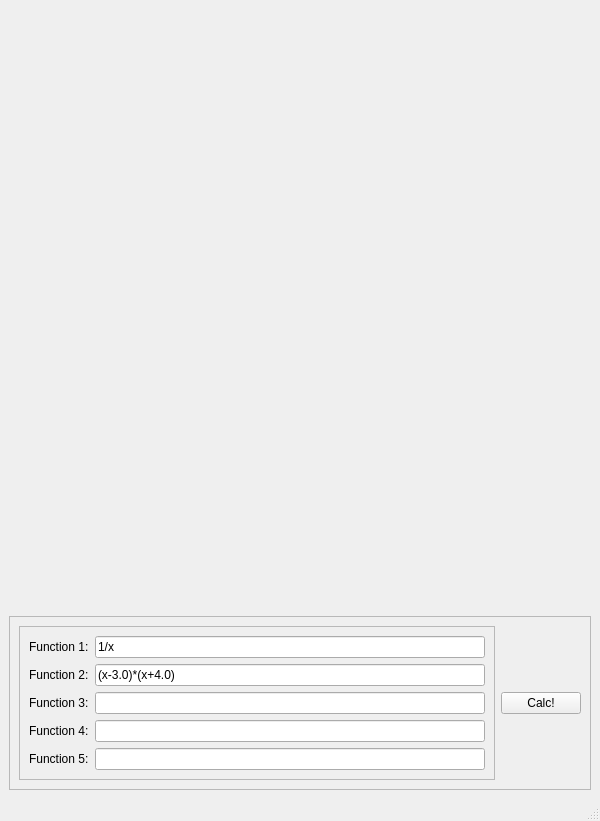
<?xml version="1.0" encoding="UTF-8"?>
<ui version="4.0">
 <class>MainWindow</class>
 <widget class="QMainWindow" name="MainWindow">
  <property name="geometry">
   <rect>
    <x>0</x>
    <y>0</y>
    <width>600</width>
    <height>821</height>
   </rect>
  </property>
  <property name="windowTitle">
   <string>QtPollyNom</string>
  </property>
  <widget class="QWidget" name="centralwidget">
   <layout class="QVBoxLayout" name="verticalLayout_2">
    <item>
     <widget class="QCustomPlot" name="plot" native="true">
      <layout class="QVBoxLayout" name="verticalLayout_3"/>
     </widget>
    </item>
    <item>
     <widget class="QFrame" name="inputFrame0">
      <property name="sizePolicy">
       <sizepolicy hsizetype="Preferred" vsizetype="Maximum">
        <horstretch>0</horstretch>
        <verstretch>0</verstretch>
       </sizepolicy>
      </property>
      <property name="frameShape">
       <enum>QFrame::StyledPanel</enum>
      </property>
      <property name="frameShadow">
       <enum>QFrame::Raised</enum>
      </property>
      <layout class="QHBoxLayout" name="horizontalLayout">
       <item>
        <widget class="QFrame" name="inputFrame1">
         <property name="frameShape">
          <enum>QFrame::StyledPanel</enum>
         </property>
         <property name="frameShadow">
          <enum>QFrame::Raised</enum>
         </property>
         <layout class="QVBoxLayout" name="verticalLayout">
          <item>
           <layout class="QHBoxLayout" name="funcLayout0">
            <item>
             <widget class="QLabel" name="funcLabel0">
              <property name="text">
               <string>Function 1:</string>
              </property>
             </widget>
            </item>
            <item>
             <widget class="QLineEdit" name="funcLineEdit0">
              <property name="text">
               <string>1/x</string>
              </property>
             </widget>
            </item>
           </layout>
          </item>
          <item>
           <layout class="QHBoxLayout" name="funcLayout1">
            <item>
             <widget class="QLabel" name="funcLabel1">
              <property name="text">
               <string>Function 2:</string>
              </property>
             </widget>
            </item>
            <item>
             <widget class="QLineEdit" name="funcLineEdit1">
              <property name="text">
               <string>(x-3.0)*(x+4.0)</string>
              </property>
             </widget>
            </item>
           </layout>
          </item>
          <item>
           <layout class="QHBoxLayout" name="funcLayout2">
            <item>
             <widget class="QLabel" name="funcLabel2">
              <property name="text">
               <string>Function 3:</string>
              </property>
             </widget>
            </item>
            <item>
             <widget class="QLineEdit" name="funcLineEdit2"/>
            </item>
           </layout>
          </item>
          <item>
           <layout class="QHBoxLayout" name="funcLayout3">
            <item>
             <widget class="QLabel" name="funcLabel3">
              <property name="text">
               <string>Function 4:</string>
              </property>
             </widget>
            </item>
            <item>
             <widget class="QLineEdit" name="funcLineEdit3"/>
            </item>
           </layout>
          </item>
          <item>
           <layout class="QHBoxLayout" name="funcLayout4">
            <item>
             <widget class="QLabel" name="funcLabel4">
              <property name="text">
               <string>Function 5:</string>
              </property>
             </widget>
            </item>
            <item>
             <widget class="QLineEdit" name="funcLineEdit4"/>
            </item>
           </layout>
          </item>
         </layout>
        </widget>
       </item>
       <item>
        <widget class="QPushButton" name="calcButton">
         <property name="text">
          <string>Calc!</string>
         </property>
        </widget>
       </item>
      </layout>
     </widget>
    </item>
   </layout>
  </widget>
  <widget class="QMenuBar" name="menubar">
   <property name="geometry">
    <rect>
     <x>0</x>
     <y>0</y>
     <width>600</width>
     <height>21</height>
    </rect>
   </property>
  </widget>
  <widget class="QStatusBar" name="statusbar"/>
 </widget>
 <customwidgets>
  <customwidget>
   <class>QCustomPlot</class>
   <extends>QWidget</extends>
   <header>qcustomplot.h</header>
   <container>1</container>
  </customwidget>
 </customwidgets>
 <resources/>
 <connections/>
</ui>
